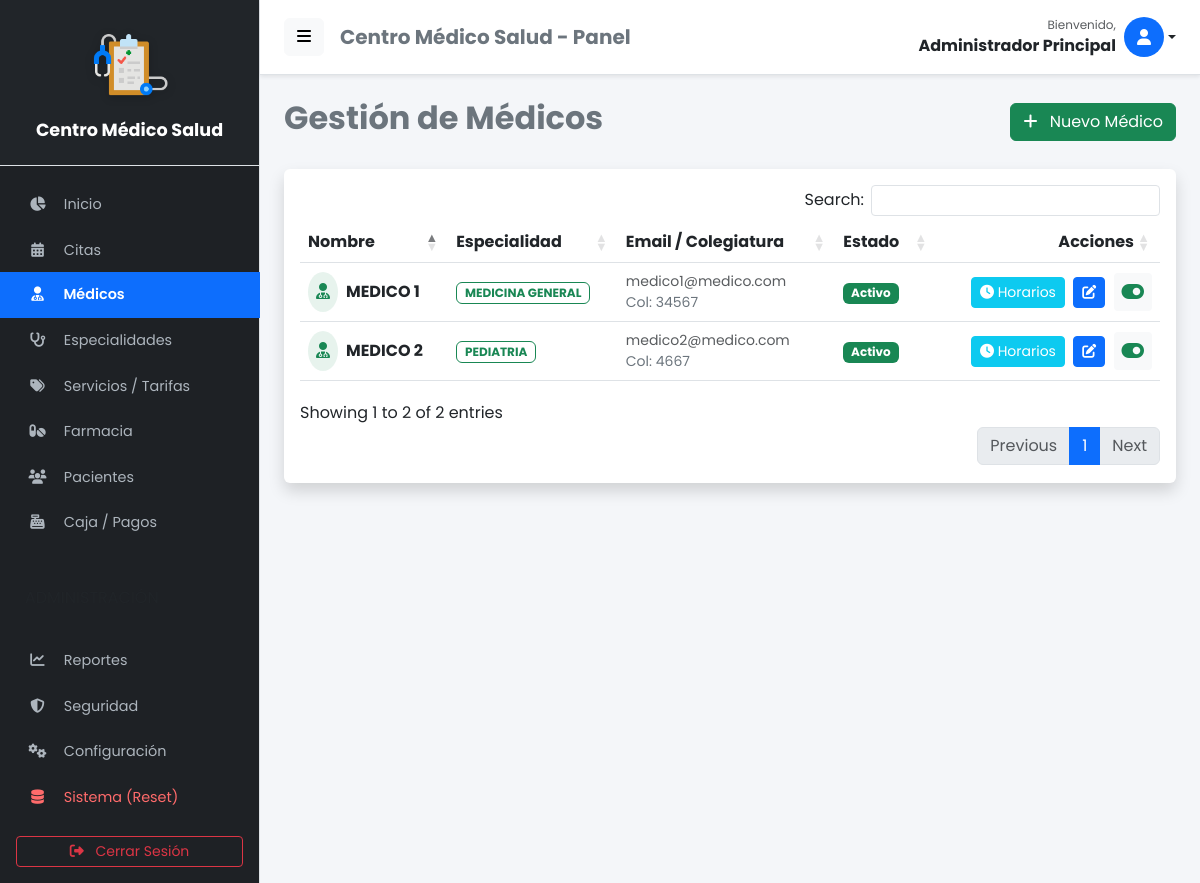
The app's page /medicos (signed in) with its own data.
### tables this page shows
CREATE TABLE IF NOT EXISTS `configuracion` (
  `id` int NOT NULL,
  `nombre_clinica` varchar(100) DEFAULT NULL,
  `direccion` varchar(255) DEFAULT NULL,
  `telefono` varchar(50) DEFAULT NULL,
  `email` varchar(100) DEFAULT NULL,
  `moneda` varchar(5) DEFAULT 'S/.',
  `logo` varchar(255) DEFAULT NULL,
  PRIMARY KEY (`id`)
);

CREATE TABLE IF NOT EXISTS `medicos` (
  `id_medico` int NOT NULL AUTO_INCREMENT,
  `id_usuario` int NOT NULL,
  `id_especialidad` int NOT NULL,
  `colegiatura` varchar(20) DEFAULT NULL,
  PRIMARY KEY (`id_medico`),
  KEY `id_usuario` (`id_usuario`),
  KEY `id_especialidad` (`id_especialidad`),
  CONSTRAINT `medicos_ibfk_1` FOREIGN KEY (`id_usuario`) REFERENCES `usuarios` (`id_usuario`),
  CONSTRAINT `medicos_ibfk_2` FOREIGN KEY (`id_especialidad`) REFERENCES `especialidades` (`id_especialidad`)
);

CREATE TABLE IF NOT EXISTS `usuarios` (
  `id_usuario` int NOT NULL AUTO_INCREMENT,
  `nombre` varchar(100) NOT NULL,
  `documento_identidad` varchar(20) DEFAULT NULL,
  `email` varchar(100) NOT NULL,
  `telefono` varchar(20) DEFAULT NULL,
  `grupo_sanguineo` varchar(5) DEFAULT NULL,
  `alergias` text,
  `enfermedades_cronicas` text,
  `password` varchar(255) NOT NULL,
  `avatar` varchar(255) DEFAULT NULL,
  `id_rol` int DEFAULT NULL,
  `estado` tinyint(1) DEFAULT '1',
  `fecha_creacion` timestamp NULL DEFAULT CURRENT_TIMESTAMP,
  PRIMARY KEY (`id_usuario`),
  UNIQUE KEY `email` (`email`),
  KEY `id_rol` (`id_rol`),
  CONSTRAINT `usuarios_ibfk_1` FOREIGN KEY (`id_rol`) REFERENCES `roles` (`id_rol`)
);

CREATE TABLE IF NOT EXISTS `especialidades` (
  `id_especialidad` int NOT NULL AUTO_INCREMENT,
  `nombre` varchar(100) NOT NULL,
  `estado` tinyint(1) DEFAULT '1',
  PRIMARY KEY (`id_especialidad`)
);

### app/controllers/MedicoController.php (called while the page is built, shortened)
<?php
require_once APP_ROOT . '/models/Medico.php';
class MedicoController {
    public function index() {
        $database = new Database();
        $db = $database->connect();
        $medicoModel = new Medico($db);
        $medicos = $medicoModel->leer();
        require_once APP_ROOT . '/views/admin/medicos.php';
    }
}

### app/models/Configuracion.php (called while the page is built, shortened)
<?php
class Configuracion {
    private $conn;
    private $table = 'configuracion';
    public function __construct($db) {
        $this->conn = $db;
    }
    public function obtener() {
        $query = "SELECT * FROM " . $this->table . " WHERE id = 1";
        $stmt = $this->conn->prepare($query);
        $stmt->execute();
        return $stmt->fetch(PDO::FETCH_ASSOC);
    }
}

### app/models/Medico.php (called while the page is built, shortened)
<?php
class Medico {
    private $conn;
    private $table = 'medicos';
    public function __construct($db) {
        $this->conn = $db;
    }
    public function leer() {
        $query = 'SELECT m.id_medico, m.colegiatura, m.id_especialidad,
                         u.id_usuario, u.nombre, u.email, u.telefono, u.estado,
                         e.nombre as especialidad
                  FROM ' . $this->table . ' m
                  JOIN usuarios u ON m.id_usuario = u.id_usuario
                  JOIN especialidades e ON m.id_especialidad = e.id_especialidad
                  ORDER BY u.nombre ASC';
        $stmt = $this->conn->prepare($query);
        $stmt->execute();
        return $stmt;
    }
}

### app/views/admin/medicos.php (the view, shortened to what this page needs)
<?php require_once APP_ROOT . '/views/layouts/header.php'; ?>
<div class="d-flex justify-content-between align-items-center mb-4">
    <h2 class="text-secondary fw-bold">Gestión de Médicos</h2>
    <button class="btn btn-success" data-bs-toggle="modal" data-bs-target="#modalMedico">
        <i class="fas fa-plus me-2"></i> Nuevo Médico
    </button>
</div>
<div class="card shadow border-0">
    <div class="card-body">
        <div class="table-responsive">
            <table class="table table-hover align-middle" id="tablaMedicos" width="100%">
                <thead class="bg-light">
                    <tr>
                        <th>Nombre</th>
                        <th>Especialidad</th>
                        <th>Email / Colegiatura</th>
                        <th>Estado</th>
                        <th class="text-end">Acciones</th>
                    </tr>
                </thead>
                <tbody>
                    <?php while($row = $medicos->fetch(PDO::FETCH_ASSOC)): ?>
                        <?php
                            $id_medico = $row['id_medico'];
                            $id_usuario = $row['id_usuario'];
                            $nombre = htmlspecialchars($row['nombre'] ?? '', ENT_QUOTES);
                            $email = htmlspecialchars($row['email'] ?? '', ENT_QUOTES);
                            $colegiatura = htmlspecialchars($row['colegiatura'] ?? '', ENT_QUOTES);
                            $especialidad = htmlspecialchars($row['especialidad'] ?? '', ENT_QUOTES);
                            $id_especialidad = $row['id_especialidad'];
                            $estado = isset($row['estado']) ? (int)$row['estado'] : 1;
                            $badgeClase = $estado == 1 ? 'bg-success' : 'bg-secondary';
                            $textoEstado = $estado == 1 ? 'Activo' : 'Inactivo';
                            $filaClase = $estado == 1 ? '' : 'bg-light text-muted opacity-75';
                            $btnIcono = $estado == 1 ? 'fa-toggle-on' : 'fa-toggle-off';
                            $btnColor = $estado == 1 ? 'text-success' : 'text-secondary';
                            $btnTitulo = $estado == 1 ? 'Desactivar' : 'Activar';
                        ?>
                        <tr class="<?php echo $filaClase; ?>">
                            <td>
                                <div class="d-flex align-items-center">
                                    <div class="bg-success bg-opacity-10 text-success rounded-circle p-2 me-2">
                                        <i class="fas fa-user-md"></i>
                                    </div>
                                    <span class="fw-bold"><?php echo $nombre; ?></span>
                                </div>
                            </td>
                            <td><span class="badge bg-outline-success text-success border border-success"><?php echo $especialidad; ?></span></td>
                            <td>
                                <div class="small text-muted"><?php echo $email; ?></div>
                                <div class="small text-secondary">Col: <?php echo $colegiatura; ?></div>
                            </td>
                            <td><span class="badge <?php echo $badgeClase; ?>"><?php echo $textoEstado; ?></span></td>
                            <td class="text-end">
                                <a href="<?php echo BASE_URL; ?>/medicos/horarios?id=<?php echo $id_medico; ?>" class="btn btn-sm btn-info text-white me-1" title="Gestionar Horarios">
                                    <i class="fas fa-clock"></i> Horarios
                                </a>
                                <button class="btn btn-sm btn-primary me-1"
                                        data-bs-toggle="modal"
                                        data-bs-target="#modalEditar"
                                        data-idmedico="<?php echo $id_medico; ?>"
                                        data-idusuario="<?php echo $id_usuario; ?>"
                                        data-nombre="<?php echo $nombre; ?>"
                                        data-email="<?php echo $email; ?>"
                                        data-colegiatura="<?php echo $colegiatura; ?>"
                                        data-idespecialidad="<?php echo $id_especialidad; ?>"
                                        onclick="llenarModalEditar(this)">
                                    <i class="fas fa-edit"></i>
                                </button>
                                <button class="btn btn-sm btn-light border-0 fs-5 <?php echo $btnColor; ?>"
                                        title="<?php echo $btnTitulo; ?>"
                                        onclick="cambiarEstado(<?php echo $id_usuario; ?>, <?php echo $estado; ?>)">
                                    <i class="fas <?php echo $btnIcono; ?>"></i>
                                </button>
                            </td>
                        </tr>
                    <?php endwhile; ?>
                </tbody>
            </table>
        </div>
    </div>
</div>
<?php require_once APP_ROOT . '/views/layouts/footer.php'; ?>

### app/views/layouts/header.php (shortened to what this page needs)
<?php
$rol = $_SESSION['user_role_id'] ?? 0;
$nombreUsuario = $_SESSION['user_name'] ?? 'Usuario';
$db_header = new Database();
$conn_header = $db_header->connect();
$configModel_header = new Configuracion($conn_header);
$empresa_header = $configModel_header->obtener();
$nombre_app = !empty($empresa_header['nombre_clinica']) ? $empresa_header['nombre_clinica'] : 'Centro Médico Salud';
$logo_app = !empty($empresa_header['logo']) ? $empresa_header['logo'] : null;
?>
<!DOCTYPE html>
<html lang="es">
<head>
    <link href="https://cdn.jsdelivr.net/npm/bootstrap@5.3.0/dist/css/bootstrap.min.css" rel="stylesheet">
    <link rel="stylesheet" href="https://cdnjs.cloudflare.com/ajax/libs/font-awesome/6.4.0/css/all.min.css">
    <link rel="stylesheet" href="https://cdn.datatables.net/1.13.4/css/dataTables.bootstrap5.min.css">
    <link rel="stylesheet" href="https://cdn.datatables.net/buttons/2.3.6/css/buttons.bootstrap5.min.css">
    <link href="https://cdn.jsdelivr.net/npm/select2@4.1.0-rc.0/dist/css/select2.min.css" rel="stylesheet" />
    <link rel="stylesheet" href="https://cdn.jsdelivr.net/npm/sweetalert2@11/dist/sweetalert2.min.css">
</head>
<body>
    <div class="d-flex" id="wrapper">
        <div class="border-end" id="sidebar-wrapper">
            <div class="sidebar-heading border-bottom bg-dark sidebar-logo-container">
                <?php if ($logo_app && file_exists(APP_ROOT . '/../public/uploads/' . $logo_app)): ?>
                    <img src="<?php echo BASE_URL; ?>/uploads/<?php echo htmlspecialchars($logo_app); ?>" alt="Logo"
                        class="sidebar-logo-img">
                <?php else: ?>
                    <div class="mb-2"><i class="fas fa-hospital-user fa-2x text-light"></i></div>
                <?php endif; ?>
                <div class="sidebar-title mt-2"><?php echo htmlspecialchars($nombre_app); ?></div>
            </div>
            <div class="list-group list-group-flush pt-3">
                <a href="<?php echo BASE_URL; ?>/home"
                    class="list-group-item list-group-item-action <?php echo strpos($_SERVER['REQUEST_URI'], '/home') !== false ? 'active' : ''; ?>">
                    <i class="fas fa-chart-pie"></i> Inicio
                </a>
                <a href="<?php echo BASE_URL; ?>/citas"
                    class="list-group-item list-group-item-action <?php echo strpos($_SERVER['REQUEST_URI'], '/citas') !== false ? 'active' : ''; ?>">
                    <i class="fas fa-calendar-alt"></i> Citas
                </a>
                <?php if ($rol == 1 || $rol == 4): ?>
                    <a href="<?php echo BASE_URL; ?>/medicos"
                        class="list-group-item list-group-item-action <?php echo strpos($_SERVER['REQUEST_URI'], '/medicos') !== false ? 'active' : ''; ?>">
                        <i class="fas fa-user-md"></i> Médicos
                    </a>
                    <a href="<?php echo BASE_URL; ?>/especialidades"
                        class="list-group-item list-group-item-action <?php echo strpos($_SERVER['REQUEST_URI'], '/especialidades') !== false ? 'active' : ''; ?>">
                        <i class="fas fa-stethoscope"></i> Especialidades
                    </a>
                    <a href="<?php echo BASE_URL; ?>/servicios"
                        class="list-group-item list-group-item-action <?php echo strpos($_SERVER['REQUEST_URI'], '/servicios') !== false ? 'active' : ''; ?>">
                        <i class="fas fa-tags"></i> Servicios / Tarifas
                    </a>
                    <a href="<?php echo BASE_URL; ?>/medicamentos"
                        class="list-group-item list-group-item-action <?php echo strpos($_SERVER['REQUEST_URI'], '/medicamentos') !== false ? 'active' : ''; ?>">
                        <i class="fas fa-pills"></i> Farmacia
                    </a>
                <?php endif; ?>
                <a href="<?php echo BASE_URL; ?>/pacientes"
                    class="list-group-item list-group-item-action <?php echo strpos($_SERVER['REQUEST_URI'], '/pacientes') !== false ? 'active' : ''; ?>">
                    <i class="fas fa-users"></i> Pacientes
                </a>
                <?php if ($rol == 1 || $rol == 4): ?>
                    <a href="<?php echo BASE_URL; ?>/caja"
                        class="list-group-item list-group-item-action <?php echo strpos($_SERVER['REQUEST_URI'], '/caja') !== false ? 'active' : ''; ?>">
                        <i class="fas fa-cash-register"></i> Caja / Pagos
                    </a>
                <?php endif; ?>
                <?php if ($rol == 1): ?>
                    <div class="sidebar-heading text-uppercase fs-6 text-muted mt-3 mb-1"
                        style="font-size: 0.75rem; padding-left: 25px; text-align: left;">Administración</div>
                    <a href="<?php echo BASE_URL; ?>/reportes"
                        class="list-group-item list-group-item-action <?php echo strpos($_SERVER['REQUEST_URI'], '/reportes') !== false ? 'active' : ''; ?>">
                        <i class="fas fa-chart-line"></i> Reportes
                    </a>
                    <a href="<?php echo BASE_URL; ?>/auditoria"
                        class="list-group-item list-group-item-action <?php echo strpos($_SERVER['REQUEST_URI'], '/auditoria') !== false ? 'active' : ''; ?>">
                        <i class="fas fa-shield-alt"></i> Seguridad
                    </a>
                    <a href="<?php echo BASE_URL; ?>/configuracion"
                        class="list-group-item list-group-item-action <?php echo strpos($_SERVER['REQUEST_URI'], '/configuracion') !== false ? 'active' : ''; ?>">
                        <i class="fas fa-cogs"></i> Configuración
                    </a>
                    <a href="<?php echo BASE_URL; ?>/sistema"
                        class="list-group-item list-group-item-action item-danger <?php echo strpos($_SERVER['REQUEST_URI'], '/sistema') !== false ? 'active' : ''; ?>">
                        <i class="fas fa-database"></i> Sistema (Reset)
                    </a>
                <?php endif; ?>
            </div>
            <div class="mt-auto p-3">
                <a href="<?php echo BASE_URL; ?>/auth/logout" class="btn btn-outline-danger w-100 btn-sm">
                    <i class="fas fa-sign-out-alt me-2"></i> Cerrar Sesión
                </a>
            </div>
        </div>
        <div id="page-content-wrapper">
            <nav class="navbar navbar-expand-lg navbar-light bg-white border-bottom py-3 px-4">
                <div class="d-flex align-items-center w-100">
                    <button class="btn btn-light" id="menu-toggle"><i class="fas fa-bars"></i></button>
                    <h5 class="ms-3 mb-0 text-secondary fw-bold d-none d-sm-block">
                        <?php echo htmlspecialchars($nombre_app); ?> - Panel</h5>
                    <div class="ms-auto dropdown">
                        <a href="#" class="d-flex align-items-center text-decoration-none dropdown-toggle text-dark"
                            id="dropdownUser1" data-bs-toggle="dropdown" aria-expanded="false">
                            <div class="text-end me-2 d-none d-lg-block">
                                <small class="text-muted d-block" style="font-size: 0.75rem;">Bienvenido,</small>
                                <span class="fw-bold"><?php echo $nombreUsuario; ?></span>
                            </div>
                            <div class="bg-primary text-white rounded-circle d-flex align-items-center justify-content-center"
                                style="width: 40px; height: 40px;">
                                <i class="fas fa-user"></i>
                            </div>
                        </a>
                    </div>
                </div>
            </nav>
            <div class="container-fluid px-4 py-4">

### records on screen
configuracion: logo (picture), nombre_clinica "Centro Médico Salud"
medicos: id_usuario.nombre "MEDICO 1", id_especialidad.nombre "MEDICINA GENERAL", id_usuario.email "medico1@medico.com", colegiatura "34567", id_usuario.estado "Activo"
medicos: id_usuario.nombre "MEDICO 2", id_especialidad.nombre "PEDIATRIA", id_usuario.email "medico2@medico.com", colegiatura "4667", id_usuario.estado "Activo"

### other values on screen
$nombreUsuario "Administrador Principal"
